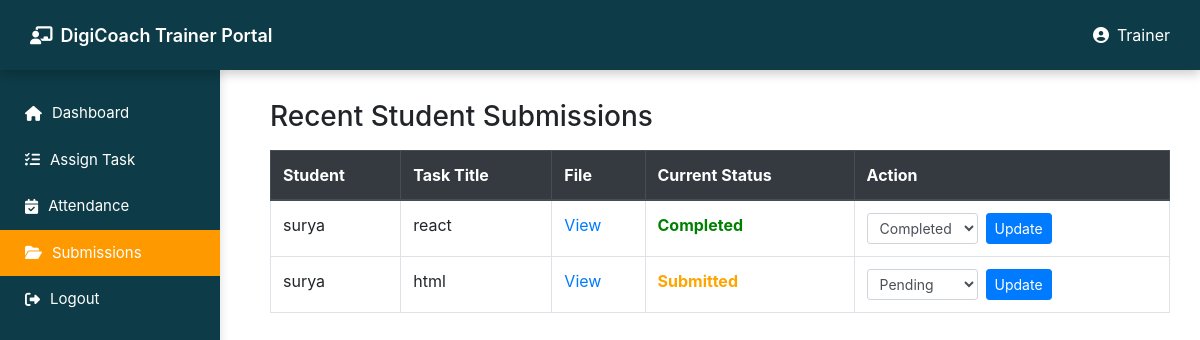
/trainer/view_submissions.php, run on the app's committed database.
### tables this page shows
CREATE TABLE IF NOT EXISTS `task_submissions` (
  `id` int(11) NOT NULL AUTO_INCREMENT,
  `student_id` int(11) DEFAULT NULL,
  `task_title` varchar(255) DEFAULT NULL,
  `file_path` varchar(255) DEFAULT NULL,
  `submitted_at` datetime DEFAULT NULL,
  `status` varchar(50) DEFAULT 'Submitted',
  PRIMARY KEY (`id`)
);

CREATE TABLE IF NOT EXISTS `student` (
  `id` int(11) NOT NULL AUTO_INCREMENT,
  `name` varchar(100) NOT NULL,
  `email` varchar(100) DEFAULT NULL,
  `password` varchar(255) NOT NULL,
  `course` varchar(100) DEFAULT NULL,
  PRIMARY KEY (`id`)
);

### trainer/view_submissions.php (the view, shortened to what this page needs)
<?php
include '../db/connect.php';
$submissions = mysqli_query($conn, "
    SELECT ts.*, s.name AS student_name
    FROM task_submissions ts
    JOIN student s ON ts.student_id = s.id
    ORDER BY ts.id DESC
");
?>
<!DOCTYPE html>
<html lang="en">
<head>
<link rel="stylesheet" href="../assets/css/trainer.css">
  <link rel="stylesheet" href="https://maxcdn.bootstrapcdn.com/bootstrap/4.5.2/css/bootstrap.min.css">
  <link rel="stylesheet" href="https://cdnjs.cloudflare.com/ajax/libs/font-awesome/6.4.0/css/all.min.css">
</head>
<body>
<?php include 'header.php'; ?>
<?php include 'sidebar.php'; ?>
<div class="content">
<h3>Recent Student Submissions</h3>
<table class="table table-bordered bg-white mt-3">
<thead class="thead-dark">
<tr>
  <th>Student</th>
  <th>Task Title</th>
  <th>File</th>
  <th>Current Status</th>
  <th>Action</th>
</tr>
</thead>
<tbody>
<?php if (mysqli_num_rows($submissions) > 0) { ?>
  <?php while($sub = mysqli_fetch_assoc($submissions)) { ?>
  <tr>
    <td><?php echo htmlspecialchars($sub['student_name']); ?></td>
    <td><?php echo htmlspecialchars($sub['task_title']); ?></td>
    <td>
      <?php if(!empty($sub['file_path'])): ?>
        <a href="<?php echo htmlspecialchars($sub['file_path']); ?>" target="_blank">View</a>
      <?php else: ?>
        No file
      <?php endif; ?>
    </td>
    <td>
      <span class="<?php echo $sub['status'] == 'Completed' ? 'status-completed' : 'status-pending'; ?>">
        <?php echo htmlspecialchars($sub['status']); ?>
      </span>
    </td>
    <td>
      <form method="POST" style="display:inline-flex;">
        <select name="status" class="form-control form-control-sm mr-2">
          <option value="Pending" <?php if($sub['status'] == 'Pending') echo 'selected'; ?>>Pending</option>
          <option value="Completed" <?php if($sub['status'] == 'Completed') echo 'selected'; ?>>Completed</option>
        </select>
        <button type="submit" name="update_status" class="btn btn-sm btn-primary">Update</button>
      </form>
    </td>
  </tr>
  <?php } ?>
<?php } else { ?>
  <tr><td colspan="5" class="text-center">No submissions found.</td></tr>
<?php } ?>
</tbody>
</table>
</div>
</body>
</html>

### assets/css/trainer.css (style rules this page uses)
body { font-family: 'Inter', sans-serif; background: #f4f7fa; margin: 0; color: #0d3b47; }
.content { margin-left: 240px; padding: 100px 30px 30px; }

### trainer/view_submissions.php (style rules this page uses)
.status-pending { color: orange; font-weight: bold; }
.status-completed { color: green; font-weight: bold; }

### data on the page
task_submissions: student.name "surya", task_title "react", status "Completed"
task_submissions: student.name "surya", task_title "html", status "Submitted"

### other printed values
$name "Trainer"
